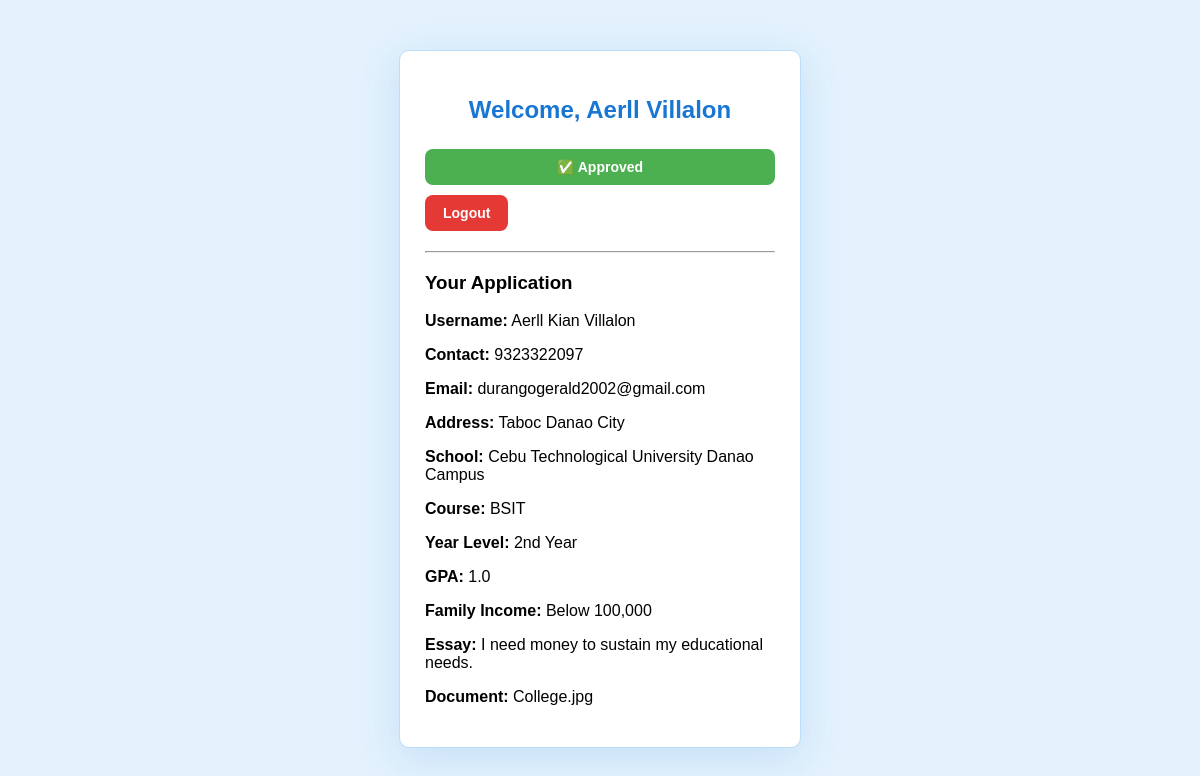
The app's page /profile.php (signed in) with its own data.
### tables this page shows
CREATE TABLE `applications` (
  `id` int(11) NOT NULL,
  `user_id` int(11) DEFAULT NULL,
  `username` varchar(100) DEFAULT NULL,
  `last_name` varchar(100) DEFAULT NULL,
  `first_name` varchar(100) DEFAULT NULL,
  `middle_name` varchar(100) DEFAULT NULL,
  `suffix` varchar(20) DEFAULT NULL,
  `date_of_birth` date DEFAULT NULL,
  `place_of_birth` varchar(100) DEFAULT NULL,
  `gender` enum('Male','Female','Other') DEFAULT NULL,
  `civil_status` enum('Single','Married','Widowed','Separated') DEFAULT NULL,
  `contact` varchar(50) DEFAULT NULL,
  `alt_contact` varchar(50) DEFAULT NULL,
  `email` varchar(100) DEFAULT NULL,
  `address` text DEFAULT NULL,
  `nationality` varchar(50) DEFAULT 'Filipino',
  `religion` varchar(50) DEFAULT NULL,
  `school` varchar(100) DEFAULT NULL,
  `course` varchar(100) DEFAULT NULL,
  `year_level` varchar(20) DEFAULT NULL,
  `gpa` varchar(10) DEFAULT NULL,
  `parent_occupation` varchar(100) DEFAULT NULL,
  `family_income` varchar(50) DEFAULT NULL,
  `essay` text DEFAULT NULL,
  `goals` text DEFAULT NULL,
  `document` varchar(255) DEFAULT NULL,
  `created_at` timestamp NOT NULL DEFAULT current_timestamp(),
  `status` enum('Pending','Approved','Rejected') NOT NULL DEFAULT 'Pending',
  `reviewer_id` int(11) DEFAULT NULL,
  `reviewer_name` varchar(100) DEFAULT NULL,
  `reviewed_at` datetime DEFAULT NULL
);

### profile.php (the view, shortened to what this page needs)
<?php
include "db.php";
$user_id = $_SESSION['user_id'];
$sql = "SELECT * FROM applications WHERE user_id='$user_id'";
$result = $conn->query($sql);
?>
<!DOCTYPE html>
<html>
<head>
    <link rel="stylesheet" href="style.css">
</head>
<body>
<div class="container">
    <h2>Welcome, <?php echo $_SESSION['username']; ?></h2>
    <?php
$check_sql = "SELECT status FROM applications WHERE user_id='$user_id'";
$check_result = $conn->query($check_sql);
?>
<div class="actions">
<?php if ($check_result->num_rows > 0):
    $app = $check_result->fetch_assoc();
    $status = $app['status'];
?>
    <?php if ($status == 'Pending'): ?>
        <button class="btn status pending" disabled>
            ⏳ Waiting for Approval
        </button>
    <?php elseif ($status == 'Approved'): ?>
        <button class="btn status approved" disabled>
            ✅ Approved
        </button>
    <?php elseif ($status == 'Rejected'): ?>
        <button class="btn status rejected" disabled>
            ❌ Rejected
        </button>
    <?php endif; ?>
<?php else: ?>
    <a href="application.php" class="btn apply">
        Apply for Scholarship
    </a>
<?php endif; ?>
<form action="logout.php" method="POST" style="display:inline;">
    <button type="submit" class="btn logout">Logout</button>
</form>
</div>
    <hr>
    <h3>Your Application</h3>
    <?php
    if ($result->num_rows > 0) {
        $row = $result->fetch_assoc();
        echo "<p><strong>Username:</strong> {$row['username']}</p>";
        echo "<p><strong>Contact:</strong> {$row['contact']}</p>";
        echo "<p><strong>Email:</strong> {$row['email']}</p>";
        echo "<p><strong>Address:</strong> {$row['address']}</p>";
        echo "<p><strong>School:</strong> {$row['school']}</p>";
        echo "<p><strong>Course:</strong> {$row['course']}</p>";
        echo "<p><strong>Year Level:</strong> {$row['year_level']}</p>";
        echo "<p><strong>GPA:</strong> {$row['gpa']}</p>";
        echo "<p><strong>Family Income:</strong> {$row['family_income']}</p>";
        echo "<p><strong>Essay:</strong> {$row['essay']}</p>";
        echo "<p><strong>Document:</strong> {$row['document']}</p>";
    } else {
        echo "<p>No application submitted yet.</p>";
    }
    ?>
</div>
</body>
</html>

### style.css (style rules this page uses)
body { font-family: Arial; margin: 0; background: #e3f2fd; }
.btn { background: #64b5f6; padding: 10px 20px; color: white; text-decoration: none; border-radius: 5px; }
.container { width: 350px; margin: 50px auto; background: white; padding: 25px; border-radius: 10px; }
button { width: 100%; padding: 10px; background: #42a5f5; color: white; border: none; }
.btn { display: inline-block; padding: 10px 20px; background: #1976d2; color: white; text-decoration: none; border-radius: 5px; }
.actions { margin-bottom: 20px; display: flex; gap: 10px; flex-wrap: wrap; }
.btn { display: inline-block; padding: 10px 18px; border-radius: 8px; font-weight: 600; text-decoration: none; font-size: 14px; transition: all 0.3s ease; }
.logout { background: #e53935; color: white; }
.status { cursor: not-allowed; }
.approved { background: #4caf50; color: white; }
.container { box-shadow: 0 10px 40px rgba(25, 118, 210, 0.15); border: 1px solid #bbdefb; }
.container h2 { color: #1976d2; text-align: center; margin-bottom: 25px; font-size: 24px; }

### records on screen
applications: username "Aerll Kian Villalon", contact "9323322097", email "durangogerald2002@gmail.com", address "Taboc Danao City", school "Cebu Technological University Danao Campus", course "BSIT", year_level "2nd Year", gpa "1.0", family_income "Below 100,000", essay "I need money to sustain my educational needs.", document "College.jpg"

### other values on screen
$_SESSION['username'] "Aerll Villalon"
